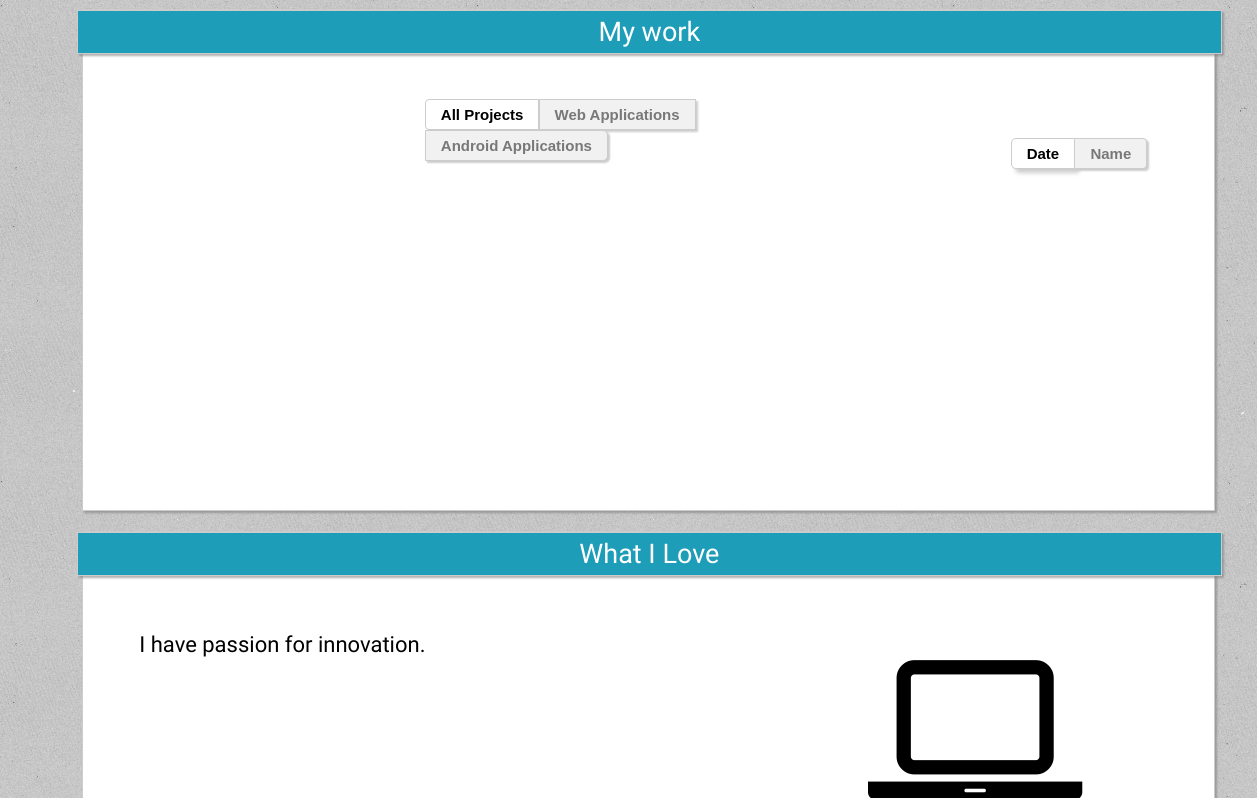
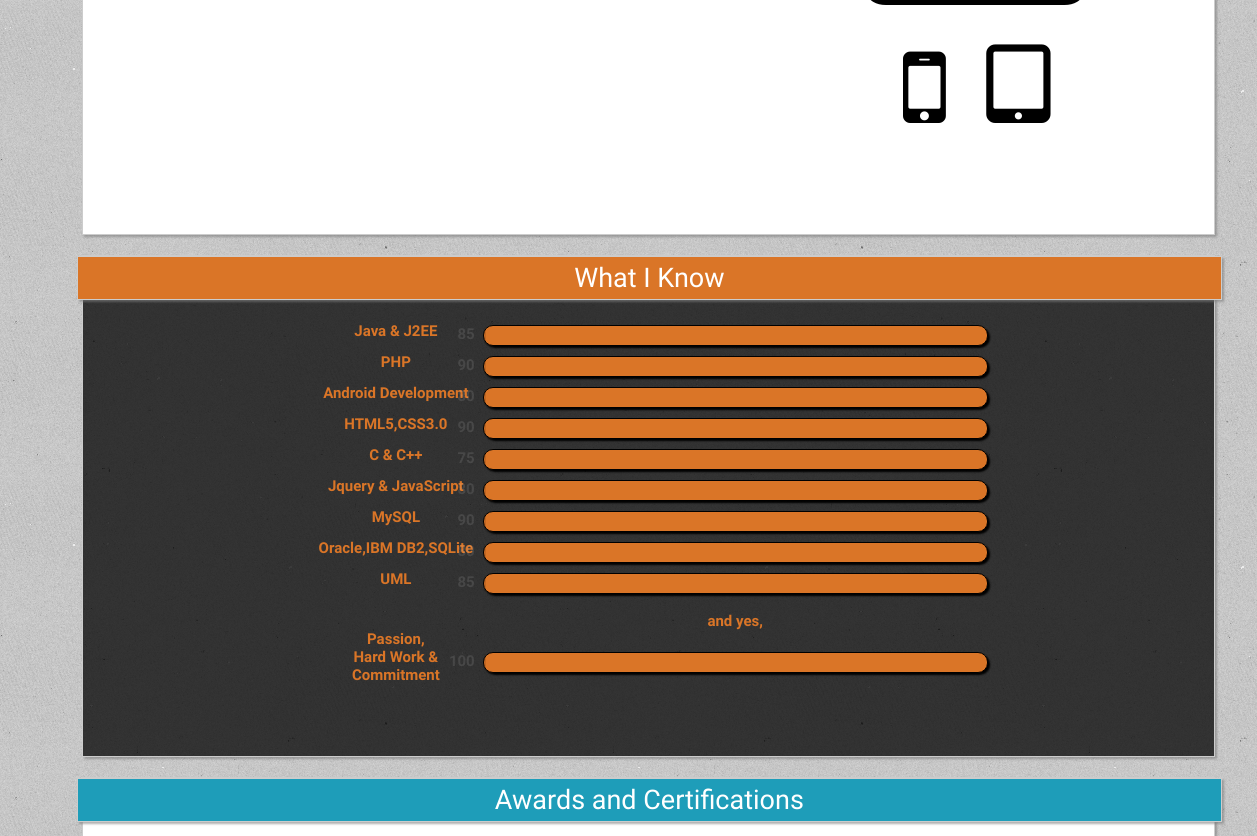
Before: / (middle part) with the older database file (2 pictures, top to bottom).
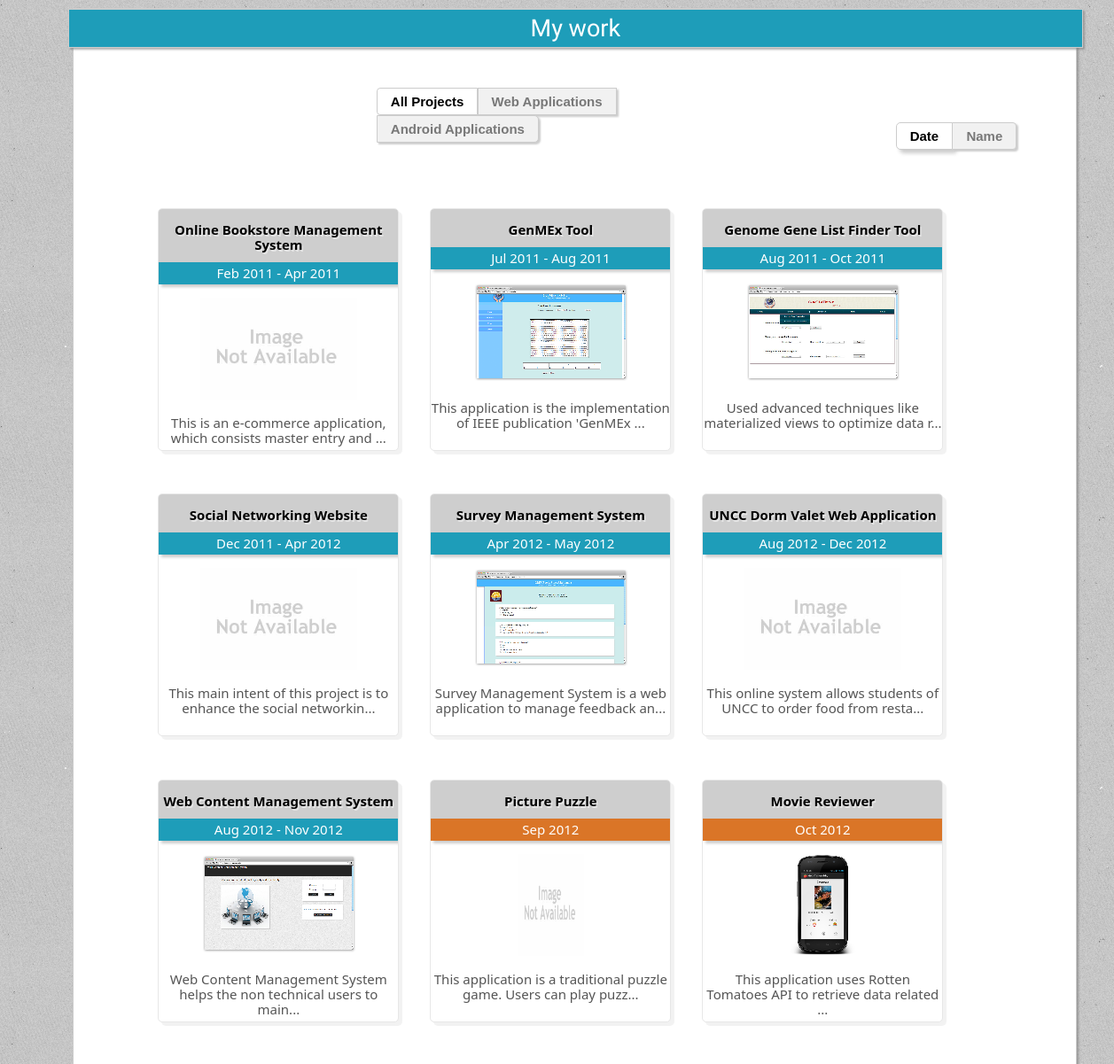
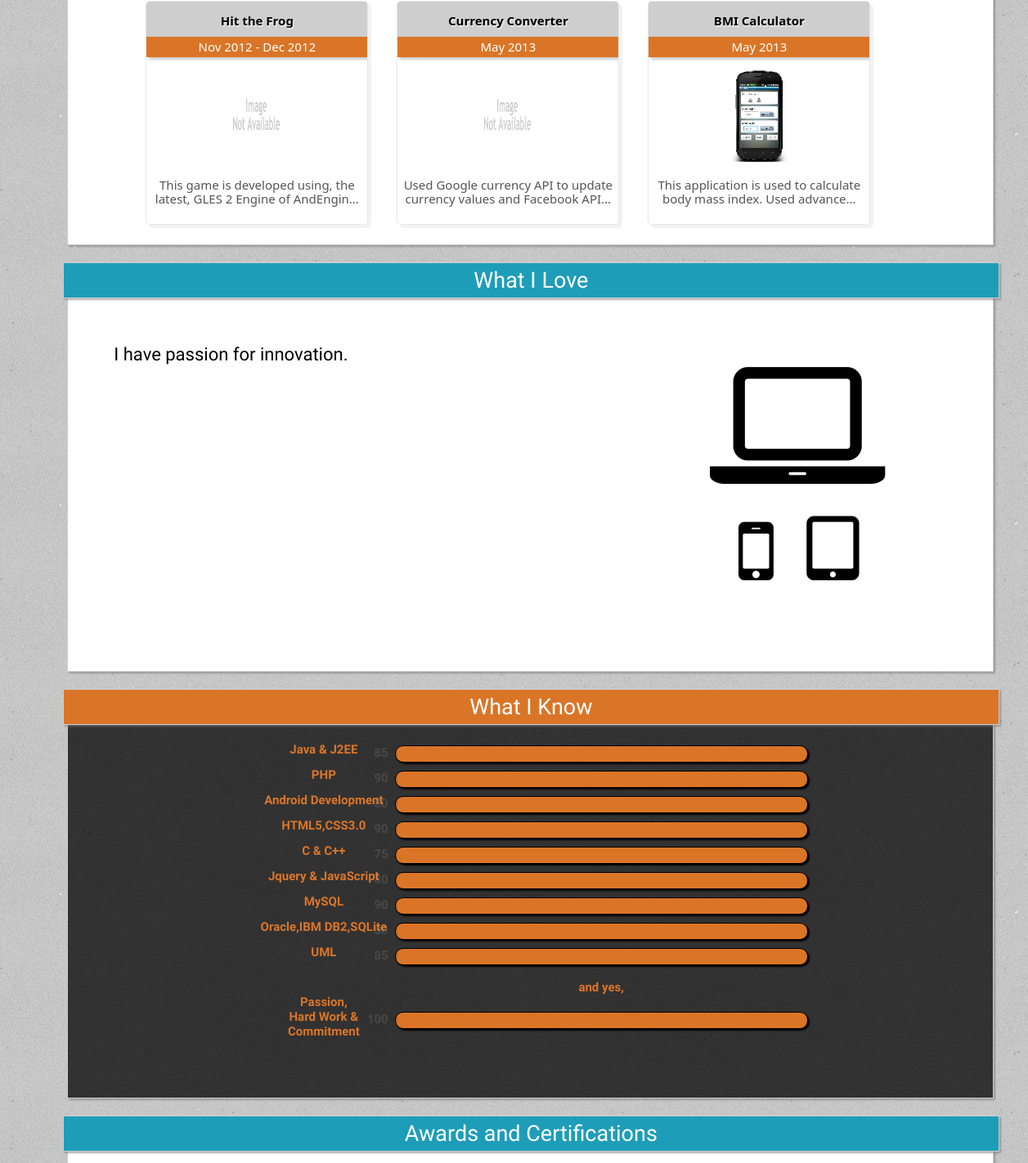
After: the same page with the newer database file (2 pictures, top to bottom).
### tables this page shows
CREATE TABLE IF NOT EXISTS `projectthumbs` (
  `ProjectID` int(11) NOT NULL,
  `MainThumb` varchar(150) NOT NULL DEFAULT 'images/thumbs/default_thumb.png',
  PRIMARY KEY (`ProjectID`)
);

CREATE TABLE IF NOT EXISTS `projectdetails` (
  `ProjectID` int(11) NOT NULL AUTO_INCREMENT,
  `ProjectName` varchar(150) NOT NULL,
  `ProjectType` varchar(30) NOT NULL DEFAULT 'web',
  `ProjectRating` decimal(4,2) NOT NULL DEFAULT '5.00',
  `ProjectStartDate` date NOT NULL,
  `ProjectEndDate` date DEFAULT NULL,
  `ProjectTools` varchar(200) DEFAULT NULL,
  `ProjectDesc` text NOT NULL,
  `ProjectURL` varchar(150) NOT NULL DEFAULT 'https://github.com/trnkarthik',
  `Visibility` tinyint(1) NOT NULL DEFAULT '1',
  PRIMARY KEY (`ProjectID`)
);

### includes/my_work.php (the view, shortened to what this page needs)
		<link rel="stylesheet" type="text/css" href="css/products_support_for_quicksand.css" />
		<link href="css/jquery-ui-1.10.1.custom.min.css" rel="stylesheet">
                <link href="css/jquery-ui-1.10.1.custom.css" rel="stylesheet">
                <link rel="stylesheet" href="css/prettyPhoto.css" type="text/css" media="screen" title="prettyPhoto main stylesheet" charset="utf-8" />
<div id="my_work_link" class="section_link" style="margin-top: -50px;"></div>
<div id="my_work" class="section">
    <div class="section_title">My work</div>
    <div>
        <form id="filter">
    <div id="radio">
      <fieldset id="filter_by_type">
            <label for="radio1">All Projects</label>
            <label for="radio2">Web Applications</label>
            <label for="radio3"
		  style="border-bottom-right-radius: 5px;
		  border-top-right-radius: 5px;"
		  >Android Applications</label>
      </fieldset>
      <fieldset id="filter_by_sort">
	 <input type="radio" id="radio4" name="sort" filters="sort" value="size" checked="checked"/><label for="radio4"
		  style="border-bottom-left-radius: 5px;
		  border-top-left-radius: 5px;"
	 >Date</label>
	 <input type="radio" id="radio5" name="sort" filters="sort" value="name"/><label for="radio5">Name</label>
      </fieldset>
    </div>
</form>
        <ul id="applications" class="image-grid gallery clearfix">
            <?php
            $get_projects_query ="SELECT pd.ProjectName,pd.ProjectType,pd.ProjectID,
                                ((YEAR(pd.ProjectStartDate)*12)+MONTH(pd.ProjectStartDate)),
                                pd.ProjectStartDate,pt.mainthumb,LEFT(pd.ProjectDesc,67),
                                pd.ProjectEndDate
                                FROM projectthumbs pt, projectdetails pd
                                WHERE pd.projectid = pt.projectid
                                AND pd.visibility =1
                                order by ProjectStartDate";
            $get_projects = mysql_query($get_projects_query);
            for ($i=0; $row = mysql_fetch_array($get_projects); $i++) {
                if(file_exists($row[5])){
                    $temp_url = $row[5];
                }
                else{
                    $temp_url = "images/thumbs/default_thumb.png";
                }
               ?>
                   <li data-id="id-<?php echo $i ?>" data-type="<?php echo $row[1]; ?>">
                        <a href="project.php?id=<?php echo $row[2] ?>">
                           <strong><?php echo $row[0]; ?></strong>
                        <div class="project_period_<?php echo $row[1]; ?>">
                                                                <?php
                                                                echo date("M Y",strtotime($row[4]));
                                                                if($row[7]!=null)
                                                                {
                                                                    echo " - ".date("M Y",strtotime($row[7]));
                                                                }
                                                                ?>
                                                                </div>
                        <img src="<?php echo $temp_url; ?>" <?php
                                                        if($row[1]=='web'){
                                                            echo "width='177' height='115'";
                                                        }
                                                        else if($row[1]=='android'){
                                                            echo "width='75' height='115'";
                                                        }
                                                        ?> alt="" />
                        <div ><?php echo $row[6]."..."; ?></div>
                        </a>
                   </li>
            <?php
            }
            ?>
        </ul>
    </div>
</div>

### index.php (shortened to what this page needs)
<!DOCTYPE html>
<html lang="en">
    <head>
        <link rel="stylesheet" type="text/css" href="css/demo.css" />
        <link rel="stylesheet" type="text/css" href="css/style_alt.css" />
	<link rel="stylesheet" href="font-awesome/css/font-awesome.min.css">
	<link rel="stylesheet" href="css/my_main_style.css">
    </head>
    <body>
		 <?php include("includes/my_work.php");?>
		 <?php include("includes/what_i_love.php");?>
		 <?php include("includes/what_i_know.php");?>
		 <?php include("includes/awards.php");?>
    </body>
</html>

### includes/what_i_love.php
<div id="what_i_love_link" class="section_link"></div>
		 <div id="what_i_love" class="section">
		    <div class="section_title">What I Love</div>
			<div class="content_i_love">
			    I have passion for innovation.
			</div>
			<div class="images_i_love">
			    <i class="icon-laptop" style="font-size: 200px;text-align: center"></i><br/>
			    <i class="icon-mobile-phone" style="font-size: 100px;text-align: center;padding: 35px;"></i>
			    <i class="icon-tablet" style="font-size: 100px;text-align: center"></i>
			</div>
		 </div>

### includes/what_i_know.php
<div id="what_i_know_link" class="section_link"></div>
		 <div id="what_i_know" class="section">
		    <div class="section_title_special">What I Know</div>
		    <div id="skill_table">
			    <table>
			        <tr>
			        	<td>Java & J2EE</td>
			        	<td>
					    <div class="outer_class">
						<div  class="graph" skill_level="85">
						    <span class="percentage">85</span>
						</div>
					    </div>
					</td>
			        </tr>
			        <tr>
					<td>PHP</td>
					<td>
					    <div class="outer_class">
						<div  class="graph" skill_level="90">
						    <span class="percentage">90</span>
						</div>
					    </div>
					</td>
			        </tr>
			        <tr>
					<td>Android Development</td>
					<td>
					    <div class="outer_class">
						<div  class="graph" skill_level="80">
						    <span class="percentage">80</span>
						</div>
					    </div>
					</td>
			        </tr>
			        <tr>
					<td>HTML5,CSS3.0</td>
					<td>
					    <div class="outer_class">
						<div  class="graph" skill_level="90">
						    <span class="percentage">90</span>
						</div>
					    </div>
					</td>
			        </tr>
				<tr>
					<td>C & C++ </td>
					<td>
					    <div class="outer_class">
						<div  class="graph" skill_level="75">
						    <span class="percentage">75</span>
						</div>
					    </div>
					</td>
			        </tr>
				<tr>
					<td>Jquery & JavaScript</td>
					<td>
					    <div class="outer_class">
						<div  class="graph" skill_level="80">
						    <span class="percentage">80</span>
						</div>
					    </div>
					</td>
			        </tr>
				<tr>
					<td>MySQL</span></td>
					<td>
					    <div class="outer_class">
						<div  class="graph" skill_level="90">
						    <span class="percentage">90</span>
						</div>
					    </div>
					</td>
			        </tr>
				<tr>
					<td>Oracle,IBM DB2,SQLite</td>
					<td>
					    <div class="outer_class">
						<div  class="graph" skill_level="80">
						    <span class="percentage">80</span>
						</div>
					    </div>
					</td>
			        </tr>
				<tr>
					<td>UML</td>
					<td>
					    <div class="outer_class">
						<div  class="graph" skill_level="85">
						    <span class="percentage">85</span>
						</div>
					    </div>
					</td>
			        </tr>
				<tr>
					<td></td>
					<td><br/>and yes,</td>
			        </tr>
				<tr>
					<td>Passion,<br/>Hard Work & Commitment</td>
					<td>
					    <div class="outer_class">
						<div  class="graph" skill_level="100">
						    <span class="percentage">100</span>
						</div>
					    </div>
					</td>
			        </tr>
			</table>
			</div>
    		 </div>

### includes/awards.php (shortened to what this page needs)
<div id="awards_link" class="section_link"></div>
		 <div id="awards" class="section">
		    <div class="section_title">Awards and Certifications</div>
		 </div>

### css/demo.css (style rules this page uses)
body { font-family: 'Open Sans Condensed','Arial Narrow', serif; background: #ddd url(../images/bg2.png) repeat; font-weight: 400; font-size: 15px; color: #333; -webkit-font-smoothing: antialiased; -moz-font-smoothing: antialiased; font-smoothing: antialiased; }
a { color: #555; text-decoration: none; }

### css/my_main_style.css (style rules this page uses)
#my_work { background: #FFF; position: relative; top: 0px; left: 6.5%; min-height: 500px; width: 90%; }
#what_i_love { background: #FFF; position: relative; top: 0px; left: 6.5%; min-height: 500px; width: 90%; }
#what_i_know { background: rgba(0, 0, 0, 0.75); position: relative; top: 0px; left: 6.5%; min-height: 500px; width: 90%; }
#awards { background: #FFF; position: relative; top: 0px; left: 6.5%; min-height: 500px; width: 90%; }
.section_link { background: #00FFF; position: relative; top: 0px; left: 6.5%; height: 60px; width: 90%; margin-top: -40px; }
.section { border: 1px solid #CCC; -webkit-box-shadow: 2px 2px 2px rgba(124, 124, 124, 0.6); -moz-box-shadow: 2px 2px 2px rgba(124, 124, 124, 0.6); box-shadow: 2px 2px 2px rgba(124, 124, 124, 0.6); }
ul { list-style-type: none; padding: 0px; }
.section_title { width: 101%; position: relative; background: #1E9DB9; color: #FFF; top: 0px; left: -0.5%; font-size: 27px; text-align: center; padding-top: 5px; padding-bottom: 5px; border: 1px solid #CCC; -webkit-box-shadow: 2px 2px 2px rgba(124, 124, 124, 0.6); -moz-box-shadow: 2px 2px 2px rgba(124, 124, 124, 0.6); box-shadow: 2px 2px 2px rgba(124, 124, 124, 0.6); }
.section_title_special { width: 101%; position: relative; background: #DA7527;; color: #FFF; top: 0px; left: -0.5%; font-size: 27px; text-align: center; padding-top: 5px; padding-bottom: 5px; border: 1px solid #CCC; -webkit-box-shadow: 2px 2px 2px rgba(124, 124, 124, 0.6); -moz-box-shadow: 2px 2px 2px rgba(124, 124, 124, 0.6); box-shadow: 2px 2px 2px rgba(124, 124, 124, 0.6); }
.graph { background: #07ADAD; border: 1px solid #000; border-radius: 10px; height: 15px; width: 0px; opacity: 0.1; }
.outer_class { background: #DA7527; border: 1px solid #000; margin-bottom: 10px; position: relative; top: 10px; border-radius: 10px; height: 15px; -webkit-box-shadow: 2px 2px 2px #000; -moz-box-shadow: 2px 2px 2px #000; box-shadow: 2px 2px 2px #000; width: 500px; padding-bottom: 3px; padding-top: 1px; padding-right: 3px; }
#skill_table { position: relative; top: 15px; left: 20%; width: 60%; margin-bottom: 40px; color: #DA7527; font-weight: bold; }
#skill_table table { margin: 0px auto; }
#skill_table td { text-align: center; }
.percentage { float: right; z-index: 10; color: #FFF; margin: -3px 10px; }
.content_i_love { position: absolute; left: 5%; top: 20%; width: 57%; font-size: 22px; }
.images_i_love { position: absolute; left: 65%; top: 20%; width: 30%; font-size: 22px; padding-left: 50px; }

### css/products_support_for_quicksand.css (style rules this page uses)
* { margin:0; padding:0; }
body { color:#000; font:14px/1.3 ; min-height: 930px; }
a, a:visited { text-decoration:none; outline:none; font-family: Calibri, Candara, Segoe, "Segoe UI", Optima, Arial, sans-serif; }
.image-grid { width: 1010px; }
.image-grid li { width: 128px; margin: 20px 0 0 35px; float: left; text-align: center; font-family: "Helvetica Neue",sans-serif; line-height: 17px; color: #686f74; height: 177px; overflow: hidden; }
.image-grid li img, .image-grid li strong { display: block; margin-left: auto; margin-right: auto; padding-top: 15px; }
.image-grid li strong { color: black; font-weight: bold; font-family: Calibri, Candara, Segoe, "Segoe UI", Optima, Arial, sans-serif; text-shadow: 0.1em 0.1em #E6E6E6; padding-top: 15px; padding-bottom: 10px; border-bottom: 1px solid #CCC; background: #CECECE; font-size: 1em; }
li strong { display: block; }
strong { font-weight: 400; text-shadow: rgba(255,255,255,0.85) 0 0 3px; }
.clearfix:after { content: "."; display: block; clear: both; visibility: hidden; line-height: 0; height: 0; }
.clearfix { display: inline-block; }
a { text-decoration: none; }
fieldset { border: 0px solid #c0c0c0; }

Changed rows visible on the page:
added projectthumbs: ProjectID.ProjectName "Online Bookstore Management System", ProjectID.ProjectStartDate "Feb 2011", ProjectID.ProjectEndDate "Apr 2011", row "This is an e-commerce application, which consists master entry and"
added projectthumbs: ProjectID.ProjectName "GenMEx Tool", ProjectID.ProjectStartDate "Jul 2011", ProjectID.ProjectEndDate "Aug 2011", MainThumb (picture), row "This application is the implementation of IEEE publication 'GenMEx"
added projectthumbs: ProjectID.ProjectName "Genome Gene List Finder Tool", ProjectID.ProjectStartDate "Aug 2011", ProjectID.ProjectEndDate "Oct 2011", MainThumb (picture), row "Used advanced techniques like materialized views to optimize data r"
added projectthumbs: ProjectID.ProjectName "Social Networking Website", ProjectID.ProjectStartDate "Dec 2011", ProjectID.ProjectEndDate "Apr 2012", row "This main intent of this project is to enhance the social networkin"
added projectthumbs: ProjectID.ProjectName "Survey Management System", ProjectID.ProjectStartDate "Apr 2012", ProjectID.ProjectEndDate "May 2012", MainThumb (picture), row "Survey Management System is a web application to manage feedback an"
added projectthumbs: ProjectID.ProjectName "UNCC Dorm Valet Web Application", ProjectID.ProjectStartDate "Aug 2012", ProjectID.ProjectEndDate "Dec 2012", row "This online system allows students of UNCC to order food from resta"
added projectthumbs: ProjectID.ProjectName "Web Content Management System", ProjectID.ProjectStartDate "Aug 2012", ProjectID.ProjectEndDate "Nov 2012", MainThumb (picture), row "Web Content Management System helps the non technical users to main"
added projectthumbs: ProjectID.ProjectName "Picture Puzzle", ProjectID.ProjectStartDate "Sep 2012", row "This application is a traditional puzzle game. Users can play puzz"
added projectthumbs: ProjectID.ProjectName "Movie Reviewer", ProjectID.ProjectStartDate "Oct 2012", MainThumb (picture), row "This application uses Rotten Tomatoes API to retrieve data related"
added projectthumbs: ProjectID.ProjectName "Hit the Frog", ProjectID.ProjectStartDate "Nov 2012", ProjectID.ProjectEndDate "Dec 2012", row "This game is developed using, the latest, GLES 2 Engine of AndEngin"
added projectthumbs: ProjectID.ProjectName "Currency Converter", ProjectID.ProjectStartDate "May 2013", row "Used Google currency API to update currency values and Facebook API"
added projectthumbs: ProjectID.ProjectName "BMI Calculator", ProjectID.ProjectStartDate "May 2013", MainThumb (picture), row "This application is used to calculate body mass index. Used advance"
